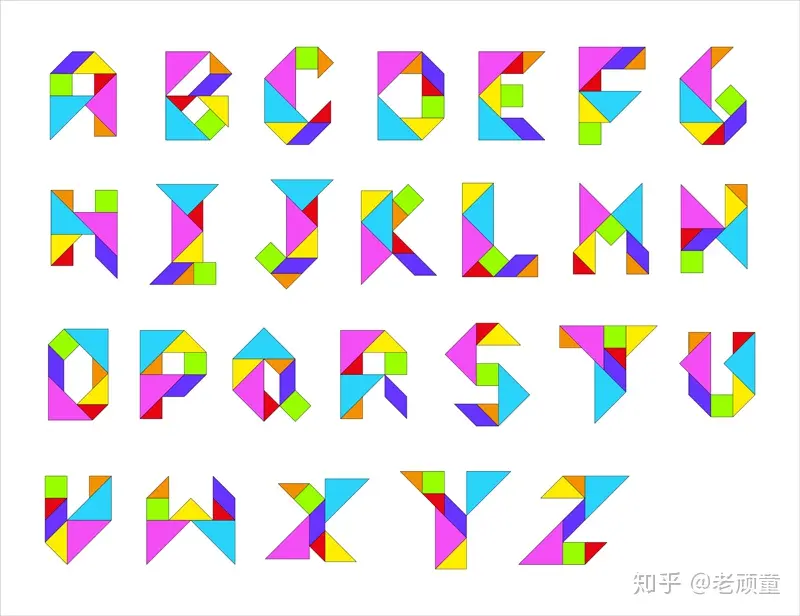
#> input picture tools/letters7/ref.webp, 800 x 616 px
$ python probe.py
#> lines starting #> are read from the running program, lines starting #| are printed output that depends on the picture; after the words box and inside, x2 and y2 are one past the last pixel; in counts of white or black regions, pixels touching at a corner belong together
# 第二轮：按色相分类 + 连通域，量出每个字母的 7 块板（凸包 + 面积）
import json, os, colorsys
from collections import deque
import numpy as np
from PIL import Image

HERE = os.path.dirname(os.path.abspath(__file__))
REF = os.path.join(HERE, 'ref.webp')

im = Image.open(REF).convert('RGB')
#> im is the input picture: PIL image 800x616 RGB; mean R, G, B 233.5, 230.8, 232.2
W, H = im.size
#> W = 800; H = 616
rgb = np.asarray(im).astype(np.float32) / 255.0
R, G, B = rgb[:, :, 0], rgb[:, :, 1], rgb[:, :, 2]
mx = rgb.max(axis=2); mn = rgb.min(axis=2)
#> after `mn = rgb.min(axis=2)`:
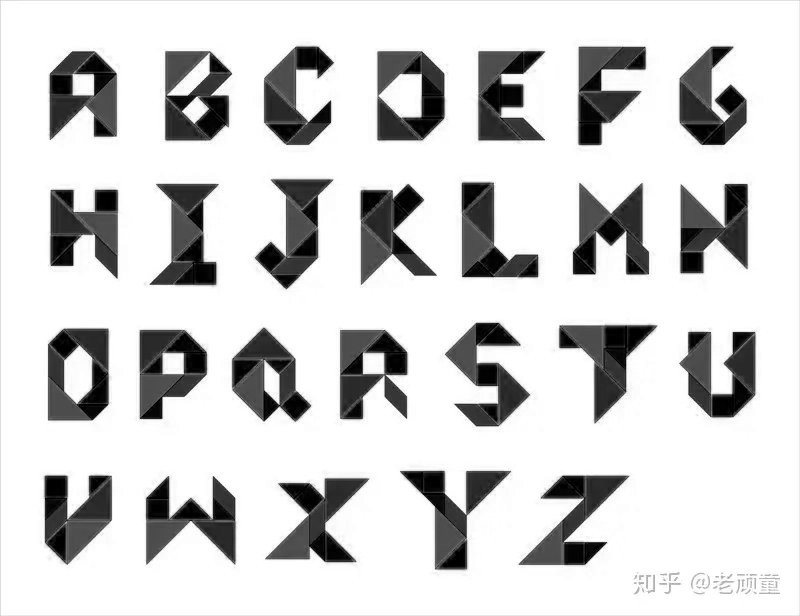
#> mn: shape (616, 800) float32; min 0, max 1, mean 0.82
V = mx
S = np.where(mx > 1e-6, (mx - mn) / np.maximum(mx, 1e-6), 0)
d = np.maximum(mx - mn, 1e-6)
Hh = np.zeros_like(mx)
m = (mx == R); Hh[m] = ((G - B) / d)[m] % 6
#> after `m = mx == R`:
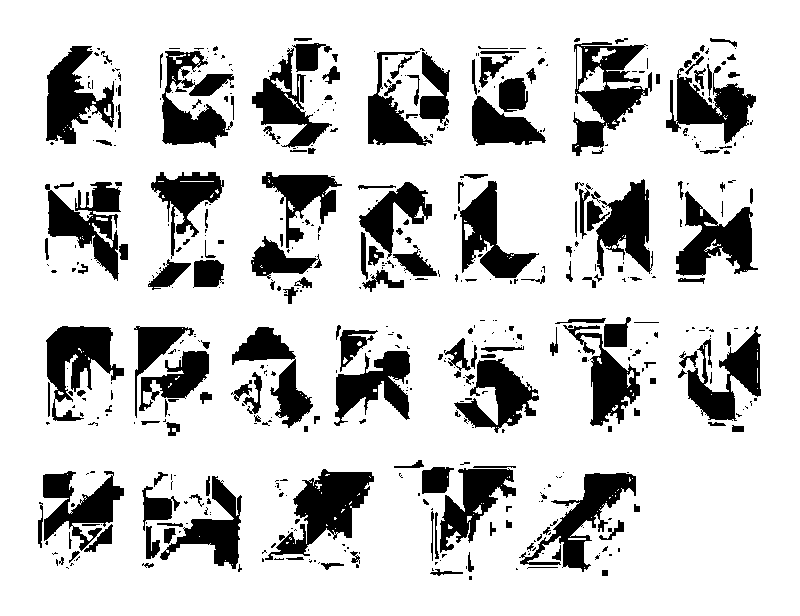
#> m: shape (616, 800) bool; 80% white; 553 black regions (359 under 20 px), largest, box (x1, y1, x2, y2) and area: (265, 469, 374, 560) 4132, (572, 42, 652, 156) 3991, (46, 326, 124, 421) 3451
m = (mx == G) & (mx != R); Hh[m] = ((B - R) / d + 2)[m]
#> after `m = (mx == G) & (mx != R)`: m: shape (616, 800) bool; 8.2% white; 548 white regions (336 under 20 px), largest, box (x1, y1, x2, y2) and area: (666, 68, 756, 132) 1311, (46, 326, 113, 392) 1298, (359, 182, 432, 232) 1105
#> after `Hh[m] = ((B - R) / d + 2)[m]`:
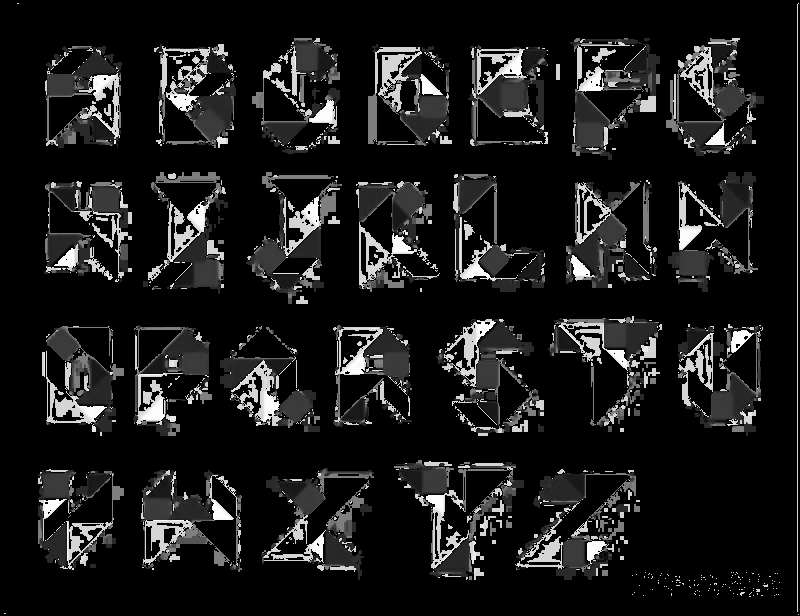
#> Hh: shape (616, 800) float32; min 0, max 6, mean 0.625; drawn with min black and max white
m = (mx == B) & (mx != R) & (mx != G); Hh[m] = ((R - G) / d + 4)[m]
#> after `m = (mx == B) & (mx != R) & (mx != G)`: m: shape (616, 800) bool; 11.8% white; 549 white regions (457 under 20 px), largest, box (x1, y1, x2, y2) and area: (265, 477, 374, 560) 2303, (683, 191, 748, 269) 2213, (50, 193, 119, 281) 2193
#> after `Hh[m] = ((R - G) / d + 4)[m]`:
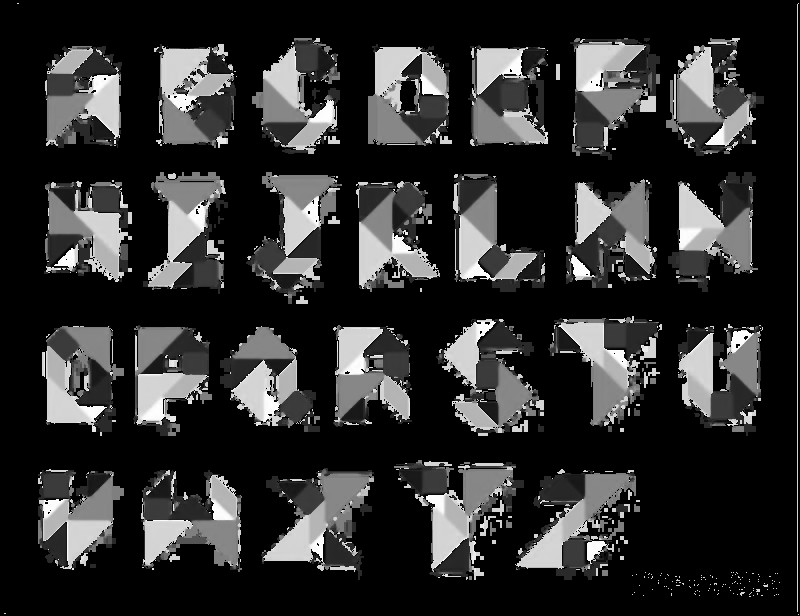
#> Hh: shape (616, 800) float32; 11.77% of pixels changed, all inside (x1, y1, x2, y2) = (39, 42, 759, 575); drawn with min black and max white
Hh = Hh * 60.0

# 彩色像素：饱和度和亮度都够（灰字水印 S 很低，白底 V 高 S 低）
colored = (S > 0.30) & (V > 0.25)
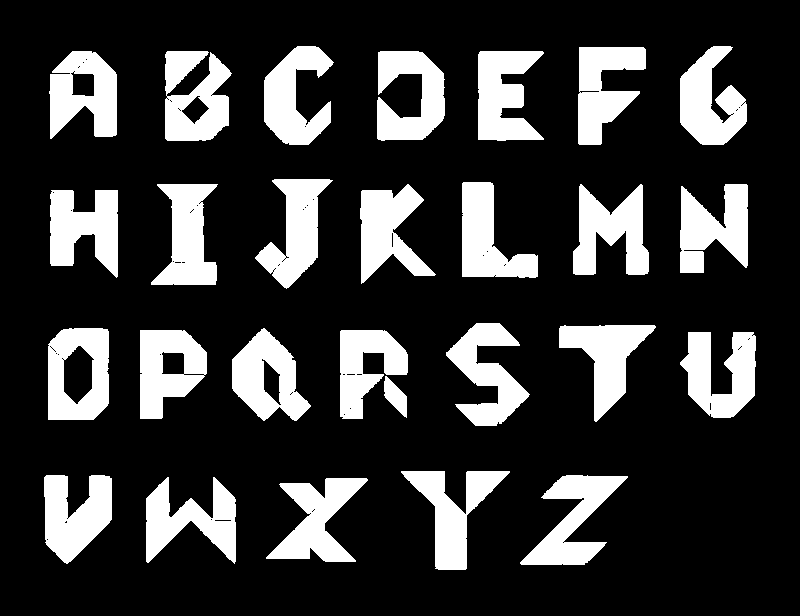
#> colored: shape (616, 800) bool; 21.5% white; 27 white regions, largest, box (x1, y1, x2, y2) and area: (165, 51, 232, 141) 4170, (573, 184, 649, 275) 4164, (478, 51, 544, 141) 4115

BINS = [
    ('red', 345, 20), ('orange', 20, 45), ('yellow', 45, 70), ('green', 70, 160),
    ('cyan', 160, 200), ('blue', 200, 250), ('purple', 250, 290), ('magenta', 290, 345),
]
cls = np.full((H, W), -1, dtype=np.int32)
for i, (nm, lo, hi) in enumerate(BINS):
    if lo < hi:
        sel = colored & (Hh >= lo) & (Hh < hi)
    else:
        sel = colored & ((Hh >= lo) | (Hh < hi))
    cls[sel] = i
#> this loop made 8 passes
#> pass 1, `sel = colored & ((Hh >= lo) | (Hh < hi))`:
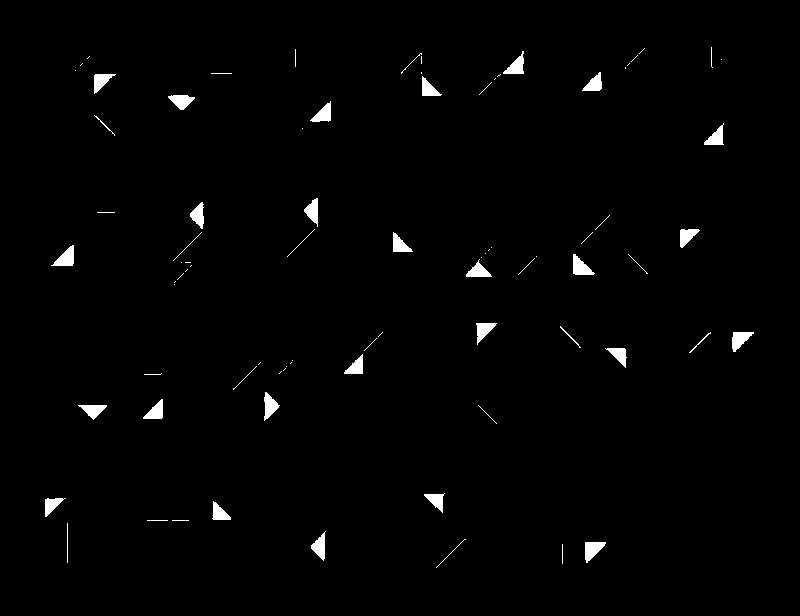
#> sel: shape (616, 800) bool; 1.3% white; 82 white regions (42 under 20 px), largest, box (x1, y1, x2, y2) and area: (51, 245, 74, 266) 268, (585, 542, 606, 563) 265, (573, 254, 595, 275) 263
#> after the loop:
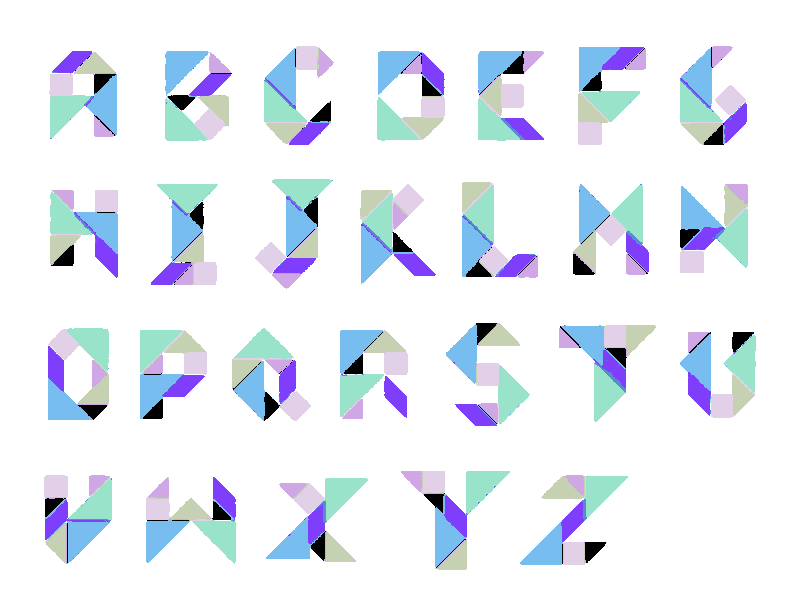
#> cls: shape (616, 800) int32; 9 distinct labels, from -1 to 7; one colour per label, 0 black, -1 white

print('colored px', int(colored.sum()))
#| colored px 105956


def comps(cls_id, min_area=40):
    """同一色相类里的 8 连通域（只吃该类像素）"""
    out = []
    seen = np.zeros((H, W), bool)
    ys, xs = np.where(cls == cls_id)
    for y0, x0 in zip(ys, xs):
        if seen[y0, x0]:
            continue
        q = deque([(y0, x0)]); seen[y0, x0] = True; pts = []
        while q:
            y, x = q.popleft(); pts.append((x, y))
            for dy in (-1, 0, 1):
                for dx in (-1, 0, 1):
                    ny, nx = y + dy, x + dx
                    if 0 <= ny < H and 0 <= nx < W and not seen[ny, nx] and cls[ny, nx] == cls_id:
                        seen[ny, nx] = True; q.append((ny, nx))
        if len(pts) >= min_area:
            out.append(pts)
    return out


def hull(pts):
    ps = sorted(set(pts))
    if len(ps) <= 2:
        return ps
    def cross(o, a, b):
        return (a[0] - o[0]) * (b[1] - o[1]) - (a[1] - o[1]) * (b[0] - o[0])
    lo = []
    for p in ps:
        while len(lo) >= 2 and cross(lo[-2], lo[-1], p) <= 0:
            lo.pop()
        lo.append(p)
    up = []
    for p in reversed(ps):
        while len(up) >= 2 and cross(up[-2], up[-1], p) <= 0:
            up.pop()
        up.append(p)
    return lo[:-1] + up[:-1]


def poly_area(poly):
    s = 0.0
    for i in range(len(poly)):
        x1, y1 = poly[i]; x2, y2 = poly[(i + 1) % len(poly)]
        s += x1 * y2 - x2 * y1
    return abs(s) / 2.0


all_pieces = []
for i, (nm, lo, hi) in enumerate(BINS):
    for pts in comps(i):
        hp = hull(pts)
        all_pieces.append({'cls': nm, 'n': len(pts), 'hull': hp, 'area': poly_area(hp),
                           'bbox': [min(p[0] for p in pts), min(p[1] for p in pts),
                                    max(p[0] for p in pts), max(p[1] for p in pts)]})

print('pieces found', len(all_pieces))
# 按行聚类（y 中心）→ 行内按 x 聚类 → 字母
all_pieces.sort(key=lambda p: (p['bbox'][1]))
rows = []
for p in all_pieces:
    cy = (p['bbox'][1] + p['bbox'][3]) / 2
    for r in rows:
        if abs(r['cy'] - cy) < 70:
            r['ps'].append(p); r['cy'] = sum((q['bbox'][1] + q['bbox'][3]) / 2 for q in r['ps']) / len(r['ps'])
            break
    else:
        rows.append({'cy': cy, 'ps': [p]})
print('rows', len(rows), [len(r['ps']) for r in rows])
for r in rows:
    r['ps'].sort(key=lambda p: p['bbox'][0])
    # 行内按水平间距分组
    cells, cur = [], [r['ps'][0]]
    for p in r['ps'][1:]:
        if p['bbox'][0] - max(q['bbox'][2] for q in cur) > 26:
            cells.append(cur); cur = [p]
        else:
            cur.append(p)
    cells.append(cur)
    print('  行 cell 数', len(cells), '每格块数', [len(c) for c in cells])
    for c in cells:
        areas = sorted(p['n'] for p in c)
        x0 = min(p['bbox'][0] for p in c); x1 = max(p['bbox'][2] for p in c)
        y0 = min(p['bbox'][1] for p in c); y1 = max(p['bbox'][3] for p in c)
        tot = sum(p['n'] for p in c)
        print('    box', x0, y0, x1, y1, 'n=', len(c), 'areas', areas,
              '总/最大', round(tot / max(areas), 2))
